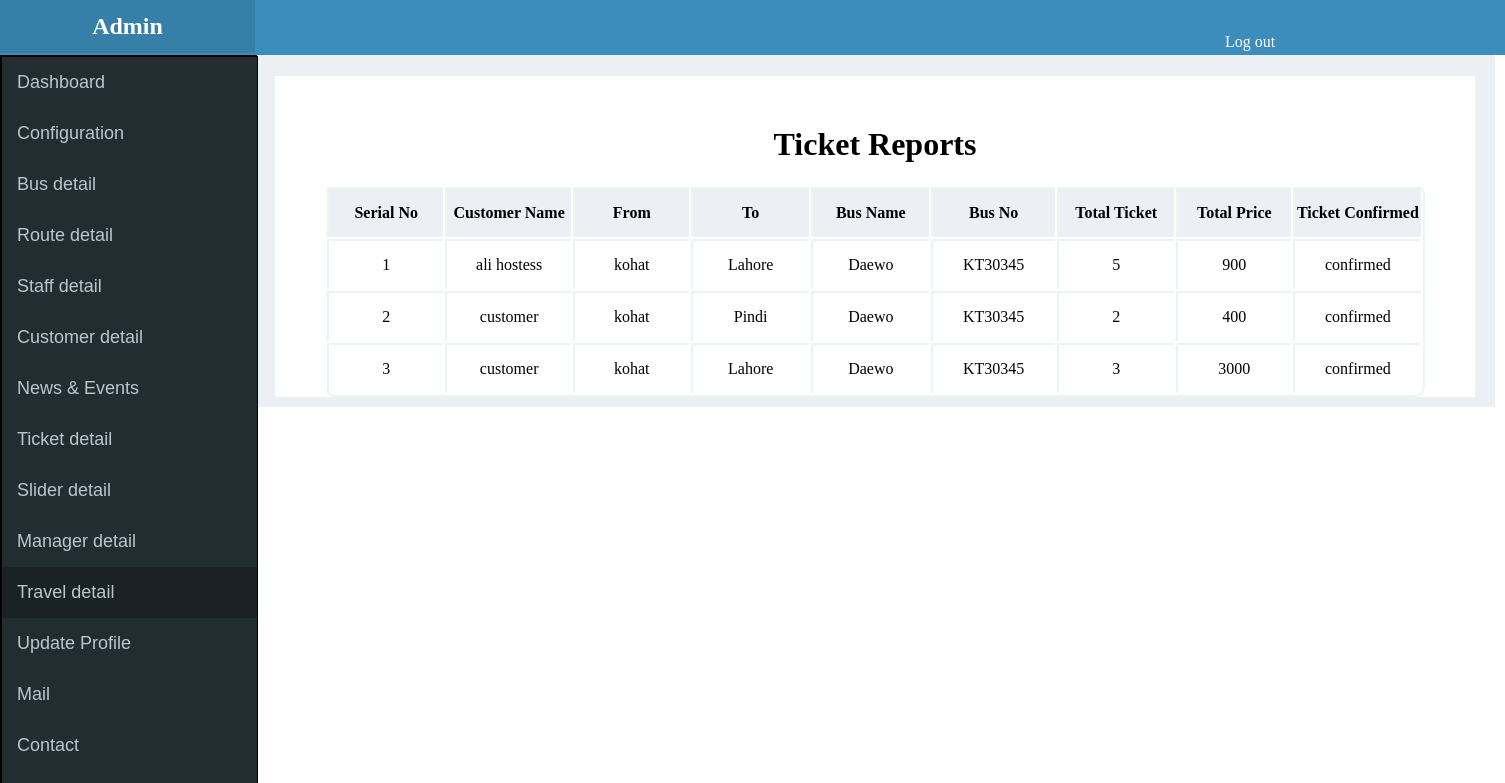
The page /admin/travel.php (signed in) on the database its author committed.
### tables this page shows
CREATE TABLE IF NOT EXISTS `travel_tbl` (
  `travel_id` int(11) NOT NULL,
  `ticket_status` varchar(255) NOT NULL,
  `route_id` int(11) NOT NULL,
  `vehicle_id` int(11) NOT NULL,
  `no_of_tickets` int(255) NOT NULL,
  `total_price` int(255) NOT NULL,
  `user_id` int(255) NOT NULL,
  `ticket_prices` int(255) NOT NULL
);

CREATE TABLE IF NOT EXISTS `user_tbl` (
  `user_id` int(11) NOT NULL,
  `user_name` varchar(255) NOT NULL,
  `user_fullname` varchar(255) NOT NULL,
  `password` varchar(255) NOT NULL,
  `user_type` varchar(255) NOT NULL,
  `status` varchar(255) NOT NULL,
  `user_photo` varchar(255) NOT NULL,
  `email` varchar(255) NOT NULL,
  `city` varchar(255) NOT NULL,
  `gender` varchar(255) NOT NULL,
  `date_birth` date NOT NULL,
  `contact_no` int(255) NOT NULL
);

CREATE TABLE IF NOT EXISTS `route_tbl` (
  `route_id` int(11) NOT NULL,
  `vehicle_id` int(11) NOT NULL,
  `route_name` varchar(255) NOT NULL,
  `route_description` varchar(255) NOT NULL,
  `route_map` varchar(255) NOT NULL,
  `route_start` varchar(255) NOT NULL,
  `route_end` varchar(255) NOT NULL,
  `route_distance` varchar(255) NOT NULL,
  `dept_time` varchar(255) NOT NULL,
  `ticket_price` int(11) NOT NULL
);

CREATE TABLE IF NOT EXISTS `vehicle_tbl` (
  `vehicle_id` int(11) NOT NULL,
  `vehicle_name` varchar(255) NOT NULL,
  `vehicle_description` varchar(255) NOT NULL,
  `vehicle_no` varchar(255) NOT NULL,
  `vehicle_color` varchar(255) NOT NULL,
  `vehicle_mileage` varchar(255) NOT NULL,
  `vehicle_driver` varchar(255) NOT NULL,
  `vehicle_doctor` varchar(255) NOT NULL,
  `vehicle_hostess` varchar(255) NOT NULL
);

### admin/classes/general.class.php (called while the page is built, shortened)
	<?php
class general
{
	function table_data($table,$where,$order,$limit)
	{
		$query = "select * from ".$table." ".$where." ".$order." ".$limit;
		$conn = mysqli_connect(HOST,USER,PASS,DB);
		$sql = mysqli_query($conn,$query);
		$i=0;
		while($row = mysqli_fetch_assoc($sql))
		{
			$data[$i] = $row;
			$i++;
		}
		return $data;
	}
}
?>

### admin/classes/login.class.php (called while the page is built, shortened)
<?php
class login
{
	function check_login()
	{
		$conn = mysqli_connect(HOST,USER,PASS,DB);
		 $query = "select * from user_tbl where user_id = ".$_SESSION['webapp']['user']['user_id'];
		$sql = mysqli_query($conn,$query);
		$data = mysqli_num_rows($sql);
	}
}
?>

### admin/travel.php (the view, shortened to what this page needs)
<?php
$check = new login;
$check->check_login();
?>
<?php include(ADMIN_PATH.'include/header.php'); ?>
<?php include(ADMIN_PATH.'include/sidbar.php'); ?>
<?php
	$gen = new general;
	$table_data = $gen->table_data("travel_tbl","  left join  vehicle_tbl on  vehicle_tbl.vehicle_id = travel_tbl.vehicle_id left join  route_tbl on     route_tbl.route_id = travel_tbl.route_id  left join  user_tbl on  user_tbl.user_id = travel_tbl.user_id" ,"","");
	?>
<htlm>
<head>
<link rel="stylesheet" href="css/style.css">
</head>
<body>
<div class="main_body">
<div class="main_inner">
	<h1  style=" text-align:center;padding-top:50px;"> Ticket Reports </h1>
<table style="border-bottom:2px solid #ECF5ED;border-right:2px solid #ECF5ED; width:1100px;margin:0 auto;border-radius:10px;">
<tr style="border-bottom:1px solid #000;">
     <th style="background-color:#ECF0F5;height:50px;width:150px;border-color:#ECF5ED;">
		Serial No
	</th>
	<th style="background-color:#ECF0F5;height:50px;width:150px;border-color:#ECF5ED;">
		Customer Name
	</th>
	<th style="background-color:#ECF0F5;height:50px;width:150px;border-color:#ECF5ED;">
        From
	</th>
		<th style="background-color:#ECF0F5;height:50px;width:150px;border-color:#ECF5ED;">
       To
	</th>
		<th style="background-color:#ECF0F5;height:50px;width:150px;border-color:#ECF5ED;">
      Bus Name
	</th>
		<th style="background-color:#ECF0F5;height:50px;width:150px;border-color:#ECF5ED;">
         Bus No
	</th>
	<th style="background-color:#ECF0F5;height:50px;width:150px;border-color:#ECF5ED;">
         Total Ticket
	</th>
	<th style="background-color:#ECF0F5;height:50px;width:150px;border-color:#ECF5ED;">
        Total Price
	</th>
		<th style="background-color:#ECF0F5;height:50px;width:150px;border-color:#ECF5ED;">
        Ticket Confirmed
	</th>
</tr>
<?php
	$counter=0;
    foreach($table_data as $each_row){  $counter++ ?>
<tr style="border-bottom:1px solid #000;">
	<td style="background-color:#FFFFFF;height:50px;width:150px;border-color:#ECF5ED;">
	<?php echo $counter; ?>
	</td>
	<td style="background-color:#FFFFFF;height:50px;width:150px;border-color:#ECF5ED;">
	<?php echo $each_row['user_name']  ?>
	</td>
	<td style="background-color:#FFFFFF;height:50px;width:150px;border-color:#ECF5ED;">
	   <?php echo $each_row['route_start'] ?>
	</td>
		<td style="background-color:#FFFFFF;height:50px;width:150px;border-color:#ECF5ED;">
	    <?php echo $each_row['route_end'] ?>
	</td>
		<td style="background-color:#FFFFFF;height:50px;width:150px;border-color:#ECF5ED;">
	   <?php echo $each_row['vehicle_name'] ?>
		</td>
				<td style="background-color:#FFFFFF;height:50px;width:150px;border-color:#ECF5ED;">
	   <?php echo $each_row['vehicle_no'] ?>
		</td>
		<td style="background-color:#FFFFFF;height:50px;width:150px;border-color:#ECF5ED;">
	   <?php echo $each_row['no_of_tickets'] ?>
	</td>
		<td style="background-color:#FFFFFF;height:50px;width:150px;border-color:#ECF5ED;">
	   <?php echo $each_row['total_price'] ?>
	</td>
	<td style="background-color:#FFFFFF;height:50px;width:150px;border-color:#ECF5ED;">
	   <?php echo $each_row['ticket_status'] ?>
	</td>
	</tr>
 <?php  } ?>
	</table>
		</div>
	</div>
</body>
</html>

### admin/css/style.css (style rules this page uses)
body { padding:0 auto; margin:0 auto; }
.main_body { width:1240px; height:auto; background-color:#ECF0F5; padding-bottom:10px; margin-left:255px; margin-top:55px; float:left; }
.main_inner { width:1200px; height:auto; background-color:#FFFFFF; margin-left:20px; margin-top:20px; }

### admin/travel.php (style rules this page uses)
table tr td { text-align:center;border-top:2px solid #000;border-left:2px solid #000;background-color:#FFFFFF; }
table tr th { text-align:center;border-top:2px solid #000;border-left:2px solid #000;background-color:#FFFFFF; }

### rows shown on the page
travel_tbl: user.user_name "ali hostess", route.route_start "kohat", route.route_end "Lahore", vehicle.vehicle_name "Daewo", vehicle.vehicle_no "KT30345", no_of_tickets "5", total_price "900", ticket_status "confirmed"
travel_tbl: user.user_name "customer", route.route_start "kohat", route.route_end "Pindi", vehicle.vehicle_name "Daewo", vehicle.vehicle_no "KT30345", no_of_tickets "2", total_price "400", ticket_status "confirmed"
travel_tbl: user.user_name "customer", route.route_start "kohat", route.route_end "Lahore", vehicle.vehicle_name "Daewo", vehicle.vehicle_no "KT30345", no_of_tickets "3", total_price "3000", ticket_status "confirmed"
